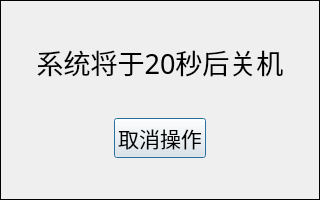
<?xml version="1.0" encoding="UTF-8"?>
<ui version="4.0">
 <class>HaltDialog</class>
 <widget class="QDialog" name="HaltDialog">
  <property name="geometry">
   <rect>
    <x>0</x>
    <y>0</y>
    <width>320</width>
    <height>200</height>
   </rect>
  </property>
  <property name="windowTitle">
   <string>Dialog</string>
  </property>
  <property name="styleSheet">
   <string notr="true">QDialog#HaltDialog{
	border:1px solid #000;
}</string>
  </property>
  <layout class="QVBoxLayout" name="verticalLayout">
   <item>
    <spacer name="verticalSpacer_3">
     <property name="orientation">
      <enum>Qt::Vertical</enum>
     </property>
     <property name="sizeHint" stdset="0">
      <size>
       <width>20</width>
       <height>25</height>
      </size>
     </property>
    </spacer>
   </item>
   <item>
    <widget class="QLabel" name="title">
     <property name="font">
      <font>
       <family>YaHei Consolas Hybrid</family>
       <pointsize>20</pointsize>
      </font>
     </property>
     <property name="text">
      <string>系统将于20秒后关机</string>
     </property>
     <property name="alignment">
      <set>Qt::AlignCenter</set>
     </property>
    </widget>
   </item>
   <item>
    <spacer name="verticalSpacer">
     <property name="orientation">
      <enum>Qt::Vertical</enum>
     </property>
     <property name="sizeHint" stdset="0">
      <size>
       <width>20</width>
       <height>26</height>
      </size>
     </property>
    </spacer>
   </item>
   <item>
    <layout class="QHBoxLayout" name="horizontalLayout">
     <item>
      <spacer name="horizontalSpacer">
       <property name="orientation">
        <enum>Qt::Horizontal</enum>
       </property>
       <property name="sizeHint" stdset="0">
        <size>
         <width>40</width>
         <height>20</height>
        </size>
       </property>
      </spacer>
     </item>
     <item>
      <widget class="QPushButton" name="cancel">
       <property name="font">
        <font>
         <family>YaHei Consolas Hybrid</family>
         <pointsize>16</pointsize>
        </font>
       </property>
       <property name="text">
        <string>取消操作</string>
       </property>
       <property name="icon">
        <iconset resource="icons.qrc">
         <normaloff>:/icons/emblem-unreadable.svg</normaloff>:/icons/emblem-unreadable.svg</iconset>
       </property>
       <property name="iconSize">
        <size>
         <width>32</width>
         <height>32</height>
        </size>
       </property>
      </widget>
     </item>
     <item>
      <spacer name="horizontalSpacer_2">
       <property name="orientation">
        <enum>Qt::Horizontal</enum>
       </property>
       <property name="sizeHint" stdset="0">
        <size>
         <width>40</width>
         <height>20</height>
        </size>
       </property>
      </spacer>
     </item>
    </layout>
   </item>
   <item>
    <spacer name="verticalSpacer_2">
     <property name="orientation">
      <enum>Qt::Vertical</enum>
     </property>
     <property name="sizeHint" stdset="0">
      <size>
       <width>20</width>
       <height>25</height>
      </size>
     </property>
    </spacer>
   </item>
  </layout>
 </widget>
 <resources>
  <include location="icons.qrc"/>
 </resources>
 <connections/>
</ui>
